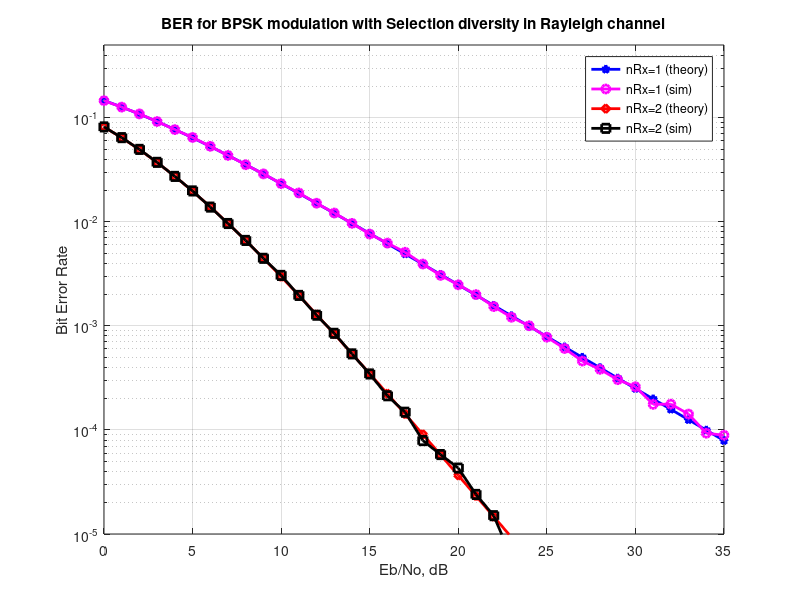

The MATLAB source for this figure:
clear
N = 10^6; % number of bits or symbols

% Transmitter
bits = rand(1,N)>0.5; % generating 0,1 with equal probability
s = 2*bits-1; % BPSK modulation 0 -> -1; 1 -> 0

num_rx = [1 2];
Eb_N0_dB = [0:35]; % multiple Eb/N0 values

for jj = 1:length(num_rx)
    
    for ii = 1:length(Eb_N0_dB)
        
        noise = 1/sqrt(2)*[randn(num_rx(jj),N) + 1j*randn(num_rx(jj),N)]; % white Gaussian noise, 0dB variance
        channel = 1/sqrt(2)*[randn(num_rx(jj),N) + 1j*randn(num_rx(jj),N)]; % Rayleigh channel
        
        % Channel and noise addition
        sD = kron(ones(num_rx(jj),1),s);
        y = channel.*sD + 10^(-Eb_N0_dB(ii)/20)*noise;
        
        % finding the power of the channel on all rx chains
        channel_power = abs(channel).^2;
        
        % finding the maximum power on each transmission
        [hMaxVal, hMaxInd] = max(channel_power, [], 1);
        
        % selecting the chain with the maximum power
        ySel = y(sub2ind(size(y), hMaxInd, 1:N));
        hSel = channel(sub2ind(size(channel), hMaxInd, 1:N));
        
        % equalization with the selected rx chain
        yHat = ySel./hSel;
        yHat = reshape(yHat,1,N); % just to get the matrix dimensions proper
        
        % receiver - hard decision decoding
        bits_hat = real(yHat)>0;
        
        % counting the errors
        nErr(jj,ii) = sum(bits ~= bits_hat);
        
    end
    
end

simBer = nErr/N; % simulated BER
EbN0Lin = 10.^(Eb_N0_dB/10);
theoryBer_nRx1 = 0.5.*(1-1*(1+1./EbN0Lin).^(-0.5));
theoryBer_nRx2 = 0.5.*(1-2*(1+1./EbN0Lin).^(-0.5) + (1+2./EbN0Lin).^(-0.5));

% plot
close all
figure

semilogy(Eb_N0_dB,theoryBer_nRx1,'bp-','LineWidth',2);
hold on
semilogy(Eb_N0_dB,simBer(1,:),'mo-','LineWidth',2);
semilogy(Eb_N0_dB,theoryBer_nRx2,'rd-','LineWidth',2);
semilogy(Eb_N0_dB,simBer(2,:),'ks-','LineWidth',2);
axis([0 35 10^-5 0.5])
grid on
legend('nRx=1 (theory)', 'nRx=1 (sim)', 'nRx=2 (theory)', 'nRx=2 (sim)');
xlabel('Eb/No, dB');
ylabel('Bit Error Rate');
title('BER for BPSK modulation with Selection diversity in Rayleigh channel');
